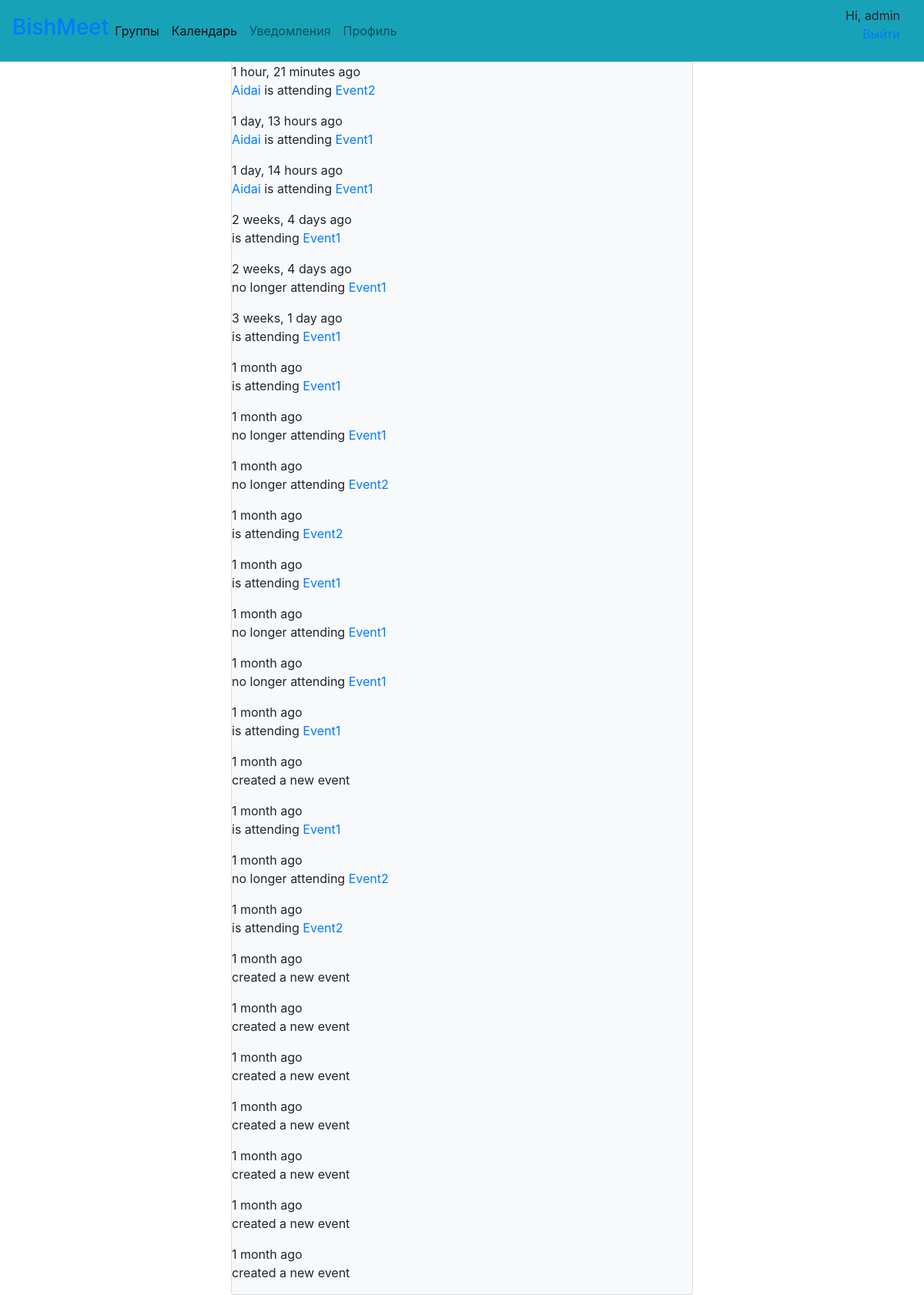
The app's page /notifications/ (signed in) with its own data.
### actions/models.py (models this page shows)
class Action(models.Model):
    user = models.ForeignKey(settings.AUTH_USER_MODEL, related_name='actions', db_index=True, on_delete=models.CASCADE)
    verb = models.CharField(max_length=200)
    created = models.DateTimeField(auto_now_add=True, db_index=True)
    target_ct = models.ForeignKey(ContentType, blank=True, null=True, related_name='target_obj',
                                  on_delete=models.CASCADE)
    target_id = models.PositiveIntegerField(null=True, blank=True, db_index=True)
    target = GenericForeignKey('target_ct', 'target_id')
    class Meta:
        ordering = ('-created',)

### events/models.py (models this page shows, shortened)
class Event(models.Model):
    user = models.ForeignKey(User, related_name='events', on_delete=models.CASCADE)
    group = models.ForeignKey(Group, related_name='events', null=True, blank=True, on_delete=models.CASCADE)
    name = models.CharField(max_length=50)
    details = HTMLField('Details')
    venue = models.CharField(max_length=200)
    date = models.DateField(help_text='Please use the following format: <em>YYYY-MM-DD</em>.')
    time = models.TimeField(help_text='Please use the following format: <em>HH:MM:SS<em>')
    attendees = models.ManyToManyField(settings.AUTH_USER_MODEL, related_name='attending', blank=True)
    num_of_attendees = models.PositiveIntegerField(default=0, blank=True)
    class Meta:
        verbose_name = 'event'
        verbose_name_plural = 'events'
        ordering = ['date', 'time']
    def get_absolute_url(self):
        return reverse('events:event-detail', kwargs={'pk': self.pk})
    def __str__(self):
        return self.name

### actions/views.py (the view)
# urls.py: path('', views.NotificationList.as_view(), name='notification_list')
class NotificationList(ListView):
    model = Action
    template_name = 'actions/notifications.html'
    context_object_name = 'actions'
    def get_queryset(self):
        return Action.objects.exclude(user=self.request.user)

### actions/templates/actions/notifications.html (shortened to what this page needs)
{% extends 'events/base.html' %}
    {% block content %}
        <div class="mx-auto w-50 card bg-light">
        {% for action in actions %}
            {% with user=action.user profile=action.user.profile  %}
            <div>
                <div>
                    <p>
                        <span>{{ action.created|timesince }} ago</span>
                        <br>
                        <a href="{{ user.get_absolute_url }}">{{ user.first_name }}</a>
                        {{ action.verb }}
                        {% if action.target %}
                            {% with target=action.target  %}
                                <a href="{{ target.get_absolute_url }}">{{ target }}</a>
                            {% endwith %}
                        {% endif %}
                    </p>
                </div>
            </div>
            {% endwith %}
        {% endfor %}
        </div>
    {% endblock %}

### templates/base.html (shortened to what this page needs)
{% load static %}
<!DOCTYPE html>
<html lang="en">
    <head>
        <link rel="stylesheet" href="./src/css/bootstrap-reboot.min.css">
        <link rel="stylesheet" href="./src/css/bootstrap-grid.min.css">
        <link rel="stylesheet" href="https://stackpath.bootstrapcdn.com/bootstrap/4.5.0/css/bootstrap.min.css">
        <link rel="stylesheet" href="https://stackpath.bootstrapcdn.com/font-awesome/4.7.0/css/font-awesome.min.css">
    </head>
<body>
    <nav class="navbar navbar-expand-lg navbar-light bg-info sticky-top">
        <h3 class="logo_text"><a href="{% url 'home' %}"> BishMeet </a></h3>
            <ul class="navbar-nav mr-auto">
                <li class="nav-item active">
                    <a class="nav-item nav-link" href="{% url 'groups:all' %}"> Группы </a>
                </li>
                <li class="nav-item active">
                    <a class="nav-item nav-link" href="{% url 'events:event-list' %}"> Календарь </a>
                </li>
                <li class="nav-item">
                    <a class="nav-link" href="{% url 'actions:notification_list' %}"> Уведомления </a>
                </li>
                <li class="nav-item">
                    <a class="nav-link" href="{% url 'userprofile:edit' %}"> Профиль </a>
                </li>
            </ul>
            <div class="col-3 .p-r-20 text-right">
                {% if user.is_authenticated %}
                    Hi, {{ user.username }}
                    <p><a href="{% url 'logout' %}"> Выйти </a></p>
                {% else %}
                    <p>You are not logged in</p>
                    <a class="menu_items_text"><a href="{% url 'login' %}"> Войти </a>
                    <a class="menu_items_text"><a href="{% url 'accounts:signup' %}"> Зарегистрироваться </a>
                {% endif %}
            </div>
    </nav>
    {% block content %}
    {% endblock %}
</body>
</html>

### records on screen
Action: created "1 hour, 21 minutes", user.first_name "Aidai", verb "is attending", target "Event2"
Action: created "1 day, 13 hours", user.first_name "Aidai", verb "is attending", target "Event1"
Action: created "1 day, 14 hours", user.first_name "Aidai", verb "is attending", target "Event1"
Action: created "2 weeks, 4 days", verb "is attending", target "Event1"
Action: created "2 weeks, 4 days", verb "no longer attending", target "Event1"
Action: created "3 weeks, 1 day", verb "is attending", target "Event1"
Action: created "1 month", verb "is attending", target "Event1"
Action: created "1 month", verb "no longer attending", target "Event1"
Action: created "1 month", verb "no longer attending", target "Event2"
Action: created "1 month", verb "is attending", target "Event2"
Action: created "1 month", verb "is attending", target "Event1"
Action: created "1 month", verb "no longer attending", target "Event1"
Action: created "1 month", verb "no longer attending", target "Event1"
Action: created "1 month", verb "is attending", target "Event1"
Action: created "1 month", verb "created a new event"
Action: created "1 month", verb "is attending", target "Event1"
Action: created "1 month", verb "no longer attending", target "Event2"
Action: created "1 month", verb "is attending", target "Event2"
Action: created "1 month", verb "created a new event"
Action: created "1 month", verb "created a new event"
Action: created "1 month", verb "created a new event"
Action: created "1 month", verb "created a new event"
Action: created "1 month", verb "created a new event"
Action: created "1 month", verb "created a new event"
Action: created "1 month", verb "created a new event"

### other values on screen
{{ user.username }} "admin"
